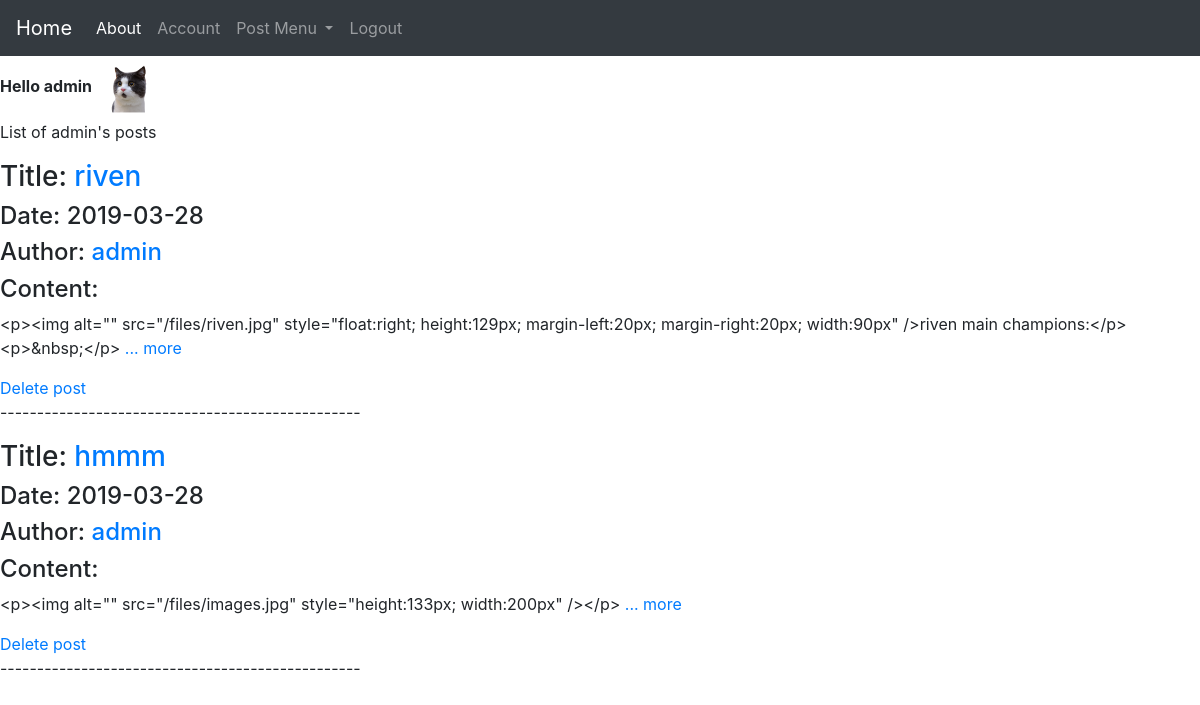
Before: /user/admin (signed in) with the older database file.
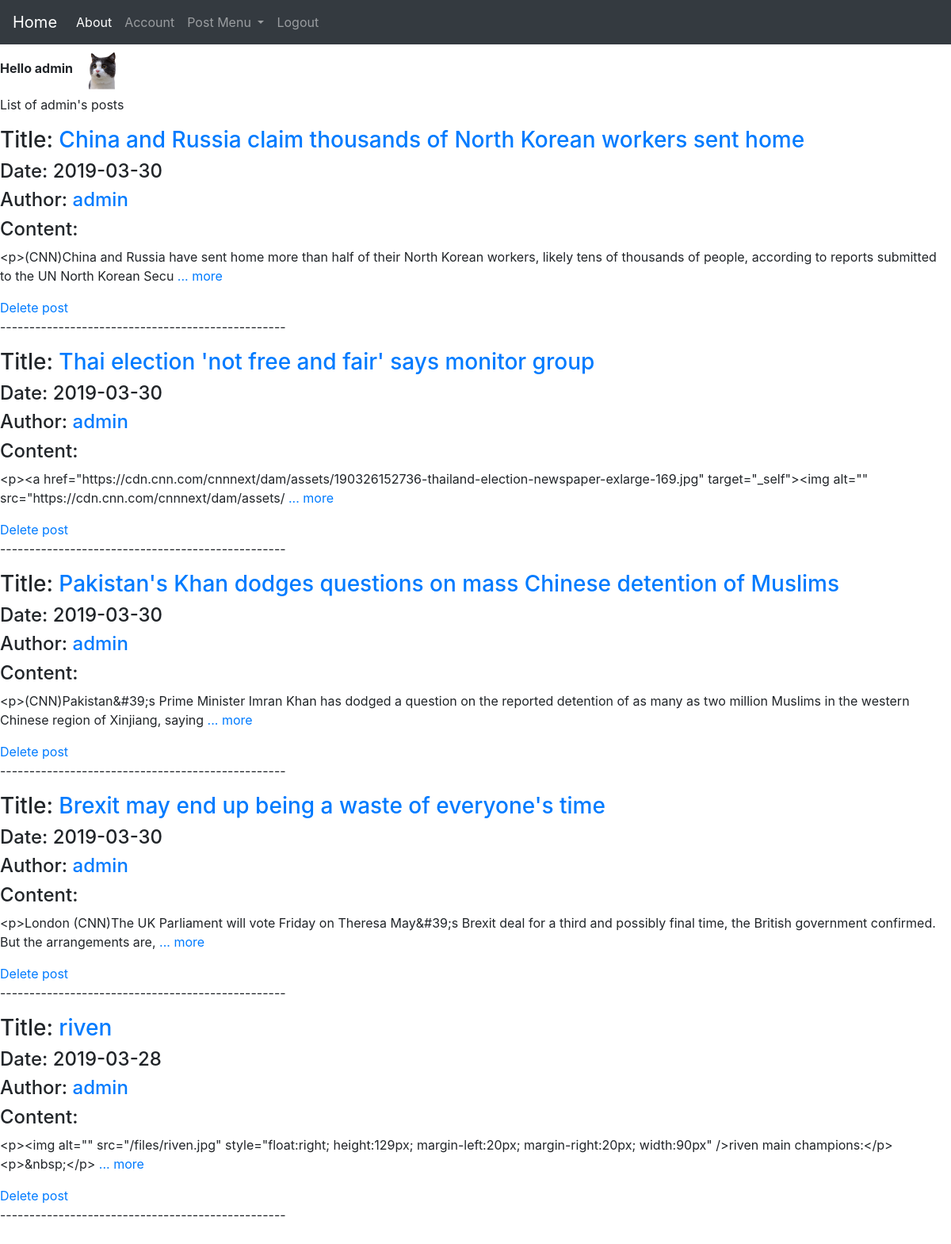
After: the same page with the newer database file.
### source/models.py (models this page shows, shortened)
class Post(db.Model):
	__tablename__ = 'post_table'
	id = db.Column(db.Integer, primary_key=True)
	title = db.Column(db.String(30), nullable=False)
	date = db.Column(db.DateTime(), default=datetime.utcnow, nullable=False)
	content = db.Column(db.Text(), nullable=False)
	user_id = db.Column(db.String(30), db.ForeignKey('user_table.id'), nullable=False)

class User(db.Model, UserMixin):
	__tablename__ = 'user_table'
	id = db.Column(db.Integer, primary_key=True)
	username = db.Column(db.String(30), unique=True, index =True, nullable=False)
	email = db.Column(db.String(40), unique=True, index =True, nullable=False)
	avatar = db.Column(db.String(30), nullable=False, default='default.png')
	password_hash = db.Column(db.String(128), nullable=False)
	post = db.relationship('Post', backref='author', lazy=True)

### source/user/views.py (the view)
@user.route("/user/<username>")
@login_required
def posts(username):
    page = request.args.get('page', 1, type=int)
    user = User.query.filter_by(username=username).first()
    posts = Post.query.filter_by(author=user).order_by(Post.date.desc()).paginate(page=page, per_page=5)
    return render_template('posts.html', user = user, posts=posts)

### source/models.py (called while the page is built)
@lm.user_loader
def load_user(user_id):
	return User.query.get(user_id)

### source/templates/posts.html
{% extends 'base.html' %}
{% block content %}
<p>List of {{ user.username }}'s posts</p>
{% for post in posts.items %}
<h3>Title: <a href="{{ url_for('post.show', post_id=post.id) }}"> {{post.title}}</a></h3>
<h4>Date: {{post.date.strftime('%Y-%m-%d')}}</h4>
<h4>Author: <a href="{{ url_for('user.posts', username=user.username) }}">{{post.author.username}}</a></h4>
<h4>Content: </h4>
<p>{{post.content[:180]}}
	<a href="{{ url_for('post.show', post_id=post.id) }}">... more</a>
</p>
{% if post.author.id == current_user.id %}
<a href="{{ url_for('post.delete', post_id=post.id) }}">Delete post</a>
{% endif %}
<p>-------------------------------------------------</p>
{% endfor %}
<nav>
{% for page_num in posts.iter_pages(left_edge=1, right_edge=1, left_current=1, right_current=2) %}
<li><a href="{{url_for('user.posts', username=user.username, page=page)}}">{{ pagenum }}</a></li>
{% endfor %}
</nav>
{% endblock %}

Changed rows visible on the page:
no longer on this page (row unchanged): Post: title "hmmm", date "2019-03-28", author.username "admin", content "<p><img alt=\"\" src=\"/files/images.jpg\" style=\"height:133px; width:200px\" /></p>"
added Post: title "China and Russia claim thousands of North Korean workers sent home", date "2019-03-30", author.username "admin", content "<p>(CNN)China and Russia have sent home more than half of their North Korean workers, likely tens of thousands of people, according to reports submitted to the UN North Korean Secu"
added Post: title "Thai election 'not free and fair' says monitor group", date "2019-03-30", author.username "admin", content "<p><a href=\"https://cdn.cnn.com/cnnnext/dam/assets/190326152736-thailand-election-newspaper-exlarge-169.jpg\" target=\"_self\"><img alt=\"\" src=\"https://cdn.cnn.com/cnnnext/dam/assets/"
added Post: title "Pakistan's Khan dodges questions on mass Chinese detention of Muslims", date "2019-03-30", author.username "admin", content "<p>(CNN)Pakistan&#39;s Prime Minister Imran Khan has dodged a question on the reported detention of as many as two million Muslims in the western Chinese region of Xinjiang, saying"
added Post: title "Brexit may end up being a waste of everyone's time", date "2019-03-30", author.username "admin", content "<p>London (CNN)The UK Parliament will vote Friday on Theresa May&#39;s Brexit deal for a third and possibly final time, the British government confirmed. But the arrangements are,"
